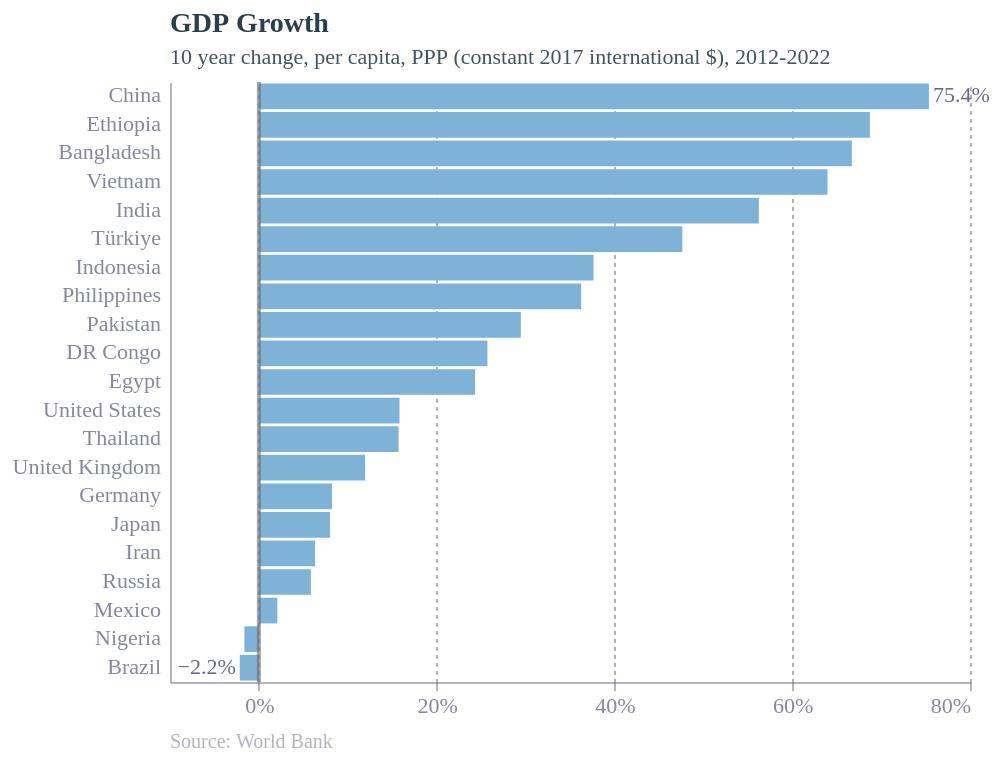

The Vega-Lite source for this figure:
### Vega-Lite specification from a JSON file in a GitHub repository (floating-point values rounded to 4 significant figures)
{"config": {"font": "Circular Std", "text": {"color": "#676A86", "align": "left", "baseline": "middle", "dx": 7, "dy": 0, "fontSize": 11}, "view": {"stroke": null, "continuousWidth": 400, "continuousHeight": 300, "discreteWidth": 400, "discreteHeight": 300}, "bar": {"color": "#179fdb"}, "line": {"color": "#e6224b"}, "rule": {"color": "#676A86"}, "point": {"filled": true, "size": 80, "color": "#e6224b", "opacity": 0.95}, "geoshape": {"stroke": "white", "strokeWidth": 0.3}, "rect": {"fill": "#d6d4d4", "opacity": 0.3}, "axis": {"labelColor": "#676A86", "labelFontSize": 11, "labelFont": "Circular Std", "labelOpacity": 0.8, "tickColor": "#676A86", "tickOpacity": 0.5, "domainColor": "#676A86", "domainOpacity": 0.5, "gridColor": "#676A86", "gridDash": [2, 2], "gridOpacity": 0.5, "title": null, "titleColor": "#676A86", "titleOpacity": 0.8, "tickSize": 4}, "axisXDiscrete": {"grid": false, "labelAngle": 0, "tickCount": 10, "tickOpacity": 0.5, "title": null}, "axisYDiscrete": {"ticks": false, "labelPadding": 5}, "axisXTemporal": {"grid": false, "ticks": true}, "axisXQuantitative": {"grid": true}, "axisYQuantitative": {"gridColor": "#676A86", "gridDash": [1, 5], "gridOpacity": 0.5, "ticks": false, "labelPadding": 5, "tickCount": 8, "titleAngle": 0, "titleAlign": "left", "titleBaseline": "bottom", "titleX": 0, "titleY": -5}, "title": {"color": "#122b39E6", "subtitleColor": "#122b39CC", "font": "Circular Std", "subtitleFont": "Circular Std", "anchor": "start", "fontSize": 14, "subtitleFontSize": 11, "subtitlePadding": 4, "offset": 6, "frame": "group"}, "legend": {"titleColor": "#122b39", "title": null, "labelColor": "#122b39", "labelFontSize": 11}}, "layer": [{"mark": {"type": "bar", "color": "rgb(126,179,215)"}, "encoding": {"x": {"axis": {"tickCount": 6, "format": "%"}, "field": "Growth", "type": "quantitative"}, "y": {"field": "Country", "sort": "-x", "type": "nominal"}}, "title": {"text": "GDP Growth", "subtitle": ["10 year change, per capita, PPP (constant 2017 international $), 2012-2022"]}}, {"mark": {"type": "text", "align": {"expr": "datum.Growth < 0 ? \"right\" : \"left\""}, "baseline": "middle", "dx": {"expr": "datum.Growth < 0 ? -2 : 2"}}, "encoding": {"opacity": {"condition": {"test": {"field": "ISO3", "oneOf": ["BRA", "CHN"]}, "value": 1}, "value": 0}, "text": {"field": "Growth", "format": ",.1%", "type": "nominal"}, "x": {"axis": {"tickCount": 6, "format": "%"}, "field": "Growth", "type": "quantitative"}, "y": {"field": "Country", "sort": "-x", "type": "nominal"}}, "title": {"text": "GDP Growth", "subtitle": ["10 year change, per capita, PPP (constant 2017 international $), 2012-2022"]}}, {"data": {"name": "data-d285a7403ed98ae579761d64a864032b"}, "mark": {"type": "text", "align": "left", "dx": 0, "dy": 0, "fontSize": 10, "opacity": 0.5, "text": "Source: World Bank"}, "encoding": {"x": {"value": 0}, "y": {"value": 330}}}, {"data": {"name": "data-d285a7403ed98ae579761d64a864032b"}, "mark": {"type": "rule", "color": "dimgrey", "opacity": 0.6, "size": 2}, "encoding": {"x": {"field": "x", "type": "quantitative"}}}], "data": {"name": "data-03b86203e3ab9c0d9fcd72db1f416b7f"}, "height": 300, "width": 400, "$schema": "https://vega.github.io/schema/vega-lite/v5.17.0.json", "datasets": {"data-03b86203e3ab9c0d9fcd72db1f416b7f": [{"Country": "Bangladesh", "ISO3": "BGD", "GDPpc_2012": 3757.0, "GDPpc_2022": 6263.0, "Growth": 0.6671}, {"Country": "Brazil", "ISO3": "BRA", "GDPpc_2012": 15430.0, "GDPpc_2022": 15090.0, "Growth": -0.02152}, {"Country": "China", "ISO3": "CHN", "GDPpc_2012": 10370.0, "GDPpc_2022": 18190.0, "Growth": 0.7538}, {"Country": "DR Congo", "ISO3": "COD", "GDPpc_2012": 901.0, "GDPpc_2022": 1133.0, "Growth": 0.2571}, {"Country": "Egypt", "ISO3": "EGY", "GDPpc_2012": 10280.0, "GDPpc_2022": 12780.0, "Growth": 0.2433}, {"Country": "Ethiopia", "ISO3": "ETH", "GDPpc_2012": 1411.0, "GDPpc_2022": 2381.0, "Growth": 0.6874}, {"Country": "Germany", "ISO3": "DEU", "GDPpc_2012": 49870.0, "GDPpc_2022": 53970.0, "Growth": 0.08215}, {"Country": "India", "ISO3": "IND", "GDPpc_2012": 4552.0, "GDPpc_2022": 7112.0, "Growth": 0.5624}, {"Country": "Indonesia", "ISO3": "IDN", "GDPpc_2012": 9016.0, "GDPpc_2022": 12410.0, "Growth": 0.3764}, {"Country": "Iran", "ISO3": "IRN", "GDPpc_2012": 14540.0, "GDPpc_2022": 15460.0, "Growth": 0.06321}, {"Country": "Japan", "ISO3": "JPN", "GDPpc_2012": 38740.0, "GDPpc_2022": 41840.0, "Growth": 0.08008}, {"Country": "Mexico", "ISO3": "MEX", "GDPpc_2012": 19840.0, "GDPpc_2022": 20250.0, "Growth": 0.02077}, {"Country": "Nigeria", "ISO3": "NGA", "GDPpc_2012": 5045.0, "GDPpc_2022": 4963.0, "Growth": -0.01631}, {"Country": "Pakistan", "ISO3": "PAK", "GDPpc_2012": 4153.0, "GDPpc_2022": 5377.0, "Growth": 0.2947}, {"Country": "Philippines", "ISO3": "PHL", "GDPpc_2012": 6298.0, "GDPpc_2022": 8582.0, "Growth": 0.3626}, {"Country": "Russia", "ISO3": "RUS", "GDPpc_2012": 25930.0, "GDPpc_2022": 27450.0, "Growth": 0.0585}, {"Country": "Thailand", "ISO3": "THA", "GDPpc_2012": 15130.0, "GDPpc_2022": 17510.0, "Growth": 0.1572}, {"Country": "Türkiye", "ISO3": "TUR", "GDPpc_2012": 22450.0, "GDPpc_2022": 33150.0, "Growth": 0.4764}, {"Country": "United Kingdom", "ISO3": "GBR", "GDPpc_2012": 42510.0, "GDPpc_2022": 47590.0, "Growth": 0.1196}, {"Country": "United States", "ISO3": "USA", "GDPpc_2012": 55800.0, "GDPpc_2022": 64620.0, "Growth": 0.1582}, {"Country": "Vietnam", "ISO3": "VNM", "GDPpc_2012": 6950.0, "GDPpc_2022": 11400.0, "Growth": 0.6397}], "data-d285a7403ed98ae579761d64a864032b": [{"x": 0}]}}
